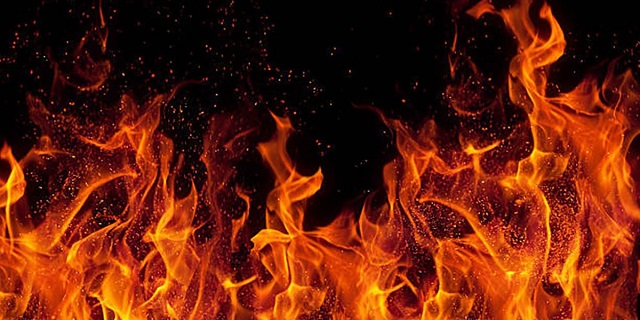
#> input picture api.jpg, 640 x 320 px
$ python rgb_to_gray.py
#> lines starting #> are read from the running program, lines starting #| are printed output that depends on the picture
import cv2
import numpy as np

img = cv2.imread("api.jpg")
#> img is the input picture: shape (320, 640, 3); mean B, G, R 10.9, 31.5, 100.9
gray = cv2.cvtColor(img, cv2.COLOR_BGR2GRAY)
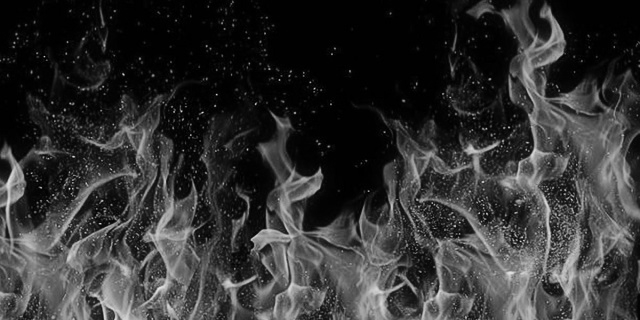
#> gray: shape (320, 640); min 0, max 226, mean 49.9

cv2.imshow("Gambar Api Original", img)
cv2.imshow("Gambar Api Grayscale", gray)

cv2.waitKey(0)
cv2.destroyAllWindows()
